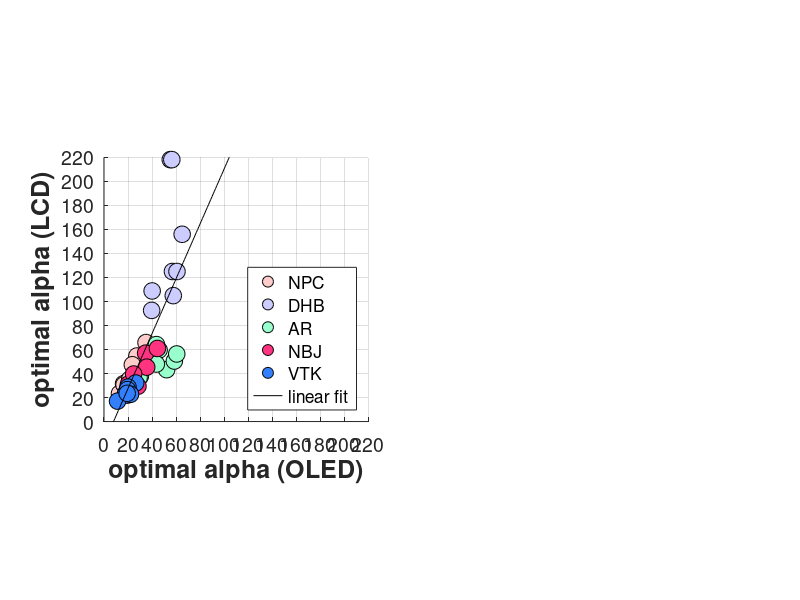

This figure's MATLAB source: (Note: this script raises an error after producing the figure.)
function PlotSummaryResultsAllSubjects

    [preferredAlpha, pdfFileName] = GetAllSubjectData();

    
    % Fit a line through the combo points
    x = [];
    y = [];
    for subjectIndex = 1:numel(preferredAlpha)
        x = [x; preferredAlpha{subjectIndex}.HDR(:)];
        y = [y; preferredAlpha{subjectIndex}.LDR(:)];
    end
    
    p = polyfit(x,y,1);
    linearFit.x = 0:1:240;
    linearFit.y = polyval(p,linearFit.x);
    
    
    
    h = figure(1);
    clf;
    set(h, 'Position', [10 10 1126 800], 'Color', [1 1 1]);
    
    subplot(numel(preferredAlpha),2,[1:2:2*numel(preferredAlpha)-1]);
    hold on;
    
    subjectColors = [...
        1.0 0.8 0.8; ...
        0.8 0.8 1.0; ...
        0.6 1.0 0.8; ...
        1.0 0.2 0.5;
        0.2 0.5 1.0;
        ];
    
    for subjectIndex = 1:numel(preferredAlpha)
        plot(preferredAlpha{subjectIndex}.HDR, preferredAlpha{subjectIndex}.LDR, 'ko', 'MarkerSize', 12, 'MarkerFaceColor', subjectColors(subjectIndex,:), 'MarkerEdgeColor', [0 0 0 ]);
    end
    
    plot(linearFit.x, linearFit.y, 'k-');
    
    set(gca, 'XLim', [0 220], 'YLim', [0 220], 'XTick', [0:20:300], 'YTick', [0:20:300], 'FontSize', 14);
    legend(preferredAlpha{1}.name, preferredAlpha{2}.name, preferredAlpha{3}.name, preferredAlpha{4}.name, preferredAlpha{5}.name, 'linear fit', 'DHB''s projections to best fit line', 'Location', 'SouthEast');
    xlabel('optimal alpha (OLED)', 'FontSize', 18, 'FontWeight', 'bold');
    ylabel('optimal alpha (LCD)',  'FontSize', 18, 'FontWeight', 'bold');
    grid on
    axis 'square'
    set(gca, 'FontSize', 14);
    
    
    d = 10;
    edges = 0:d:180;
    for subjectIndex = 1:numel(preferredAlpha)
        [N1(subjectIndex,:), ~] = histcounts(preferredAlpha{subjectIndex}.HDR(:), edges);
        [N2(subjectIndex,:), ~] = histcounts(preferredAlpha{subjectIndex}.LDR(:), edges);
  
        initParams = [5 60 10; 5 20 8; 5 100 100];
        for kInit = 1:size(initParams,1)
            [tmp,resnorm(kInit)] = lsqcurvefit(@guassianCurve,initParams(kInit,:),edges(1:end-1)+d/2,squeeze(N1(subjectIndex,:)));
            tmpParams(kInit,:) = tmp';
        end
        [~,kInit] = min(resnorm);
        N1fittedParams(subjectIndex,:) = tmpParams(kInit,:);
        
        
        for kInit = 1:size(initParams,1)
            [tmp,resnorm(kInit)] = lsqcurvefit(@guassianCurve,initParams(kInit,:),edges(1:end-1)+d/2,squeeze(N2(subjectIndex,:)));
            tmpParams(kInit,:) = tmp';
        end
        [~,kInit] = min(resnorm);
        N2fittedParams(subjectIndex,:) = tmpParams(kInit,:);
    end
    
    xdata = 0:1:220;
    
    for subjectIndex = 1:numel(preferredAlpha)
        subplot(numel(preferredAlpha),2,2+(subjectIndex-1)*2);
        hold on;

        plot(xdata, guassianCurve(squeeze(N1fittedParams(subjectIndex,:)),xdata), 'k-', 'Color', subjectColors(subjectIndex,:), 'LineWidth', 2.0);
        plot(xdata, guassianCurve(squeeze(N2fittedParams(subjectIndex,:)),xdata), 'k-', 'Color', 0.7*subjectColors(subjectIndex,:), 'LineWidth', 2.0);

        b  = bar(edges(1:end-1)+d/2, [squeeze(N1(subjectIndex,:)); squeeze(N2(subjectIndex,:))]', 1);
        b(1).FaceColor = subjectColors(subjectIndex,:);
        b(2).FaceColor = 0.7*subjectColors(subjectIndex,:);
    
    
        grid on
        box on
        title(preferredAlpha{subjectIndex}.name);
        if (subjectIndex == numel(preferredAlpha))
            xlabel('optimal alpha', 'FontSize', 18, 'FontWeight', 'bold');
        end
        legend('OLED', 'LCD');
        set(gca, 'XLim', [0 170]);
        set(gca, 'FontSize', 14);
    end
    
    drawnow
    NicePlot.exportFigToPDF(sprintf('PDFfigs/%s',pdfFileName), h, 300);
    
end

function [preferredAlpha, pdfFileName] = GetAllSubjectData()

    dynamicRange = [54848 2806 15814 1079 19581 2789 6061 1110];
    
    subjectIndex = 1;
    preferredAlpha{subjectIndex}.name = 'NPC';
    preferredAlpha{subjectIndex}.HDR  = [12.9 19.7 16.3 27.4 16.7 23.6 21.5 35];
    preferredAlpha{subjectIndex}.LDR = [23.3 33.3 31.5 54.6 30.7 47.3 35.3  65.8];
    
    subjectIndex = subjectIndex + 1;
    preferredAlpha{subjectIndex}.name = 'DHB';
    preferredAlpha{subjectIndex}.HDR = [40.1 39.7 55.2 56.5 57.0 57.7 60.8 65.1];
    preferredAlpha{subjectIndex}.LDR = [108.8 92.6 218.2 218.2 125.0 104.9 125.0 156.0];
    
    subjectIndex = subjectIndex + 1;
    preferredAlpha{subjectIndex}.name = 'AR';
    preferredAlpha{subjectIndex}.HDR = [52.2 30.3 58.6 45.9 43.6 29.2 43.7 60.6];
    preferredAlpha{subjectIndex}.LDR = [43.2 37.8 50.4 59.6 47.9 36.5 64.1 56.3];
    
    
    subjectIndex = subjectIndex + 1;
    preferredAlpha{subjectIndex}.name = 'NBJ';
    preferredAlpha{subjectIndex}.HDR = [34.7 26.1 44.5 35.6 20.6 20.4 28.3 24.7];
    preferredAlpha{subjectIndex}.LDR = [57.0 31.5 60.9 45.3 23.5 31.2 29.4 39.6];
        
    subjectIndex = subjectIndex + 1;
    preferredAlpha{subjectIndex}.name = 'VTK';
    preferredAlpha{subjectIndex}.HDR = [19.3 19.5 22.1 26.4 11.3 17.9 19.3 20.0];
    preferredAlpha{subjectIndex}.LDR = [23.5 26.6 22.7 32.1 17.0 23.3 22.0 28.7];
        
    [~,ix] = sort(dynamicRange);
    
    for k = 1:subjectIndex 
       preferredAlpha{subjectIndex}.dynamicRange = dynamicRange(ix);
       preferredAlpha{subjectIndex}.HDR = preferredAlpha{subjectIndex}.HDR(ix);
       preferredAlpha{subjectIndex}.LDR = preferredAlpha{subjectIndex}.LDR(ix);
    end
    
    pdfFileName = 'SummaryAlphasCombo.pdf';
end


function F = guassianCurve(params,xdata)
    gain = params(1);
    mean = params(2);
    sigma = params(3);
    F = gain*exp(-0.5*((xdata-mean)/sigma).^2);
end
